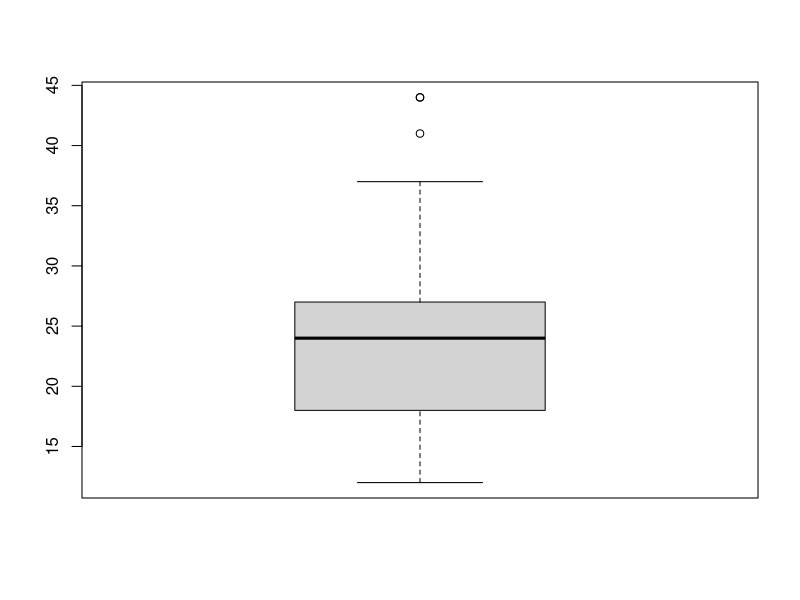
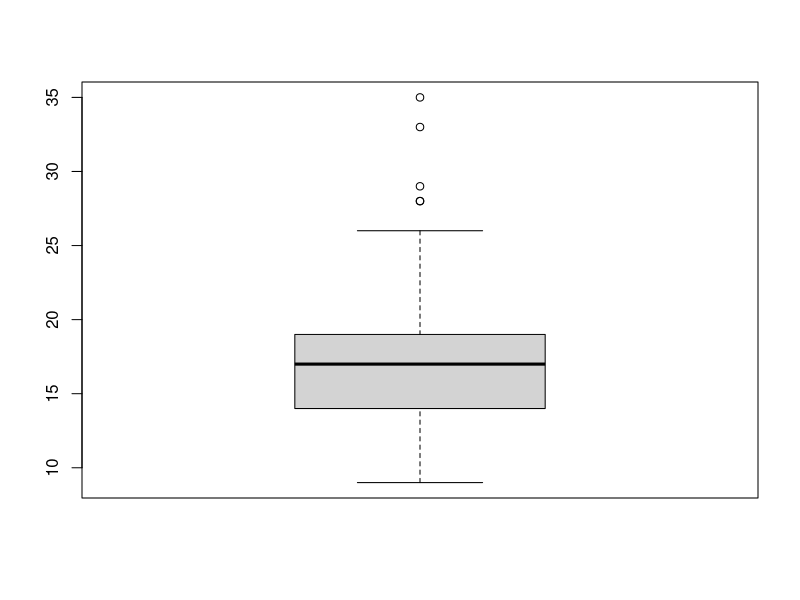

Write the R code that produced these figures, in order. (Note: this script raises an error after producing the figures.)
library(dplyr)
library(ggplot2)

# 극단치 확인
View(mpg)

# 극단치 시각화
boxplot(mpg$hwy)

# 극단치를 수치로 표현
boxplot(mpg$cty)$stats

# ggplot2 라이브러리에 있는 mpg를 가져옴
mpg = ggplot2::mpg

# 이상치->26 초과이거나 9미만인 경우
# 이상치를 결측치로 변환
mpg[mpg[["cty"]] > 26 | mpg[["cty"]] < 9,]

mpg$cty = ifelse(mpg$cty >26 | mpg$cty < 9,NA,mpg$cty)

View(mpg)

# 결측치 개수 확인 -> table();지정한 컬럼or데이터프레임에 대한 요약정보 출력
table(is.na(mpg$cty))

# dplyr 패키지를 이용해
# 결측치를 제거하고 제조사별(manufacturer)로 그룹화하여 도심연비(cty)의 평균 구하기
# 도심연비가 좋은 상위 5개 제조사 확인
group_m = mpg %>% group_by(manufacturer) %>% summarise(mean_cty=mean(cty,na.rm=T))
group_m = group_m[order(-group_m$mean_cty),]
head(group_m,5)



mpg = ggplot2::mpg

# total 파생변수 생성 - (cty + hwy) / 2 값을 가짐
# total = (mpg$cty + mpg$hwy) / 2
# 1) mpg$total= total
# 2) data.frame(mpg,total)
# 3) cbind(mpg,total)
# 4) mpg %>% mutate(total = (cty + hwy) / 2) -> mpg

# test 파생변수 생성
# total이 30 이상이면 'A',20 이상이고 30 미만이면 'B', 20 미만이면 'C' 값을 가짐

mpg$total = (mpg$cty + mpg$hwy) / 2

mpg$test = ifelse(mpg$total>=30,"A",ifelse(mpg$total>=20 & mpg$total < 30,"B","C"))

# 이미 첫번째 조건에서 걸리는 경우 두번째 조건까지 않기때문에
#두번째 ifelse문에 mpg$total < 30 조건 지정해주지 않아도 됨
mpg$test = ifelse(mpg$total>=30,"A",
                  ifelse(mpg$total>=20,"B","C"))



midw=ggplot2::midwest
View(midw)

# 컬럼 이름 변경 -> rename()사용 ; rename(데이터프레임명, 새 컬럼 이름=변경이 될 컬럼의 이름(즉,기존 컬럼 이름))
# popasian 컬럼 -> asian , poptotal 컬럼-> total로 변경
# ratio 파생변수 생성(전체 인구수 대비 아시아 인구수-백분율로)
# group 파생변수 생성
# ratio 평균보다 ratio 값이 큰 데이터에 대해서는 "large", 아니면 "small"
midw = rename(midw,asian=popasian)
midw = rename(midw,total=poptotal)

# way1)
midw$ratio = (midw$asian / midw$total) * 100
# way2)
midw %>% mutate(ratio=asia/total*100) -> midw

midw$group = ifelse(midw$ratio>mean(midw$ratio),"large","small")

qplot(midw$group)
